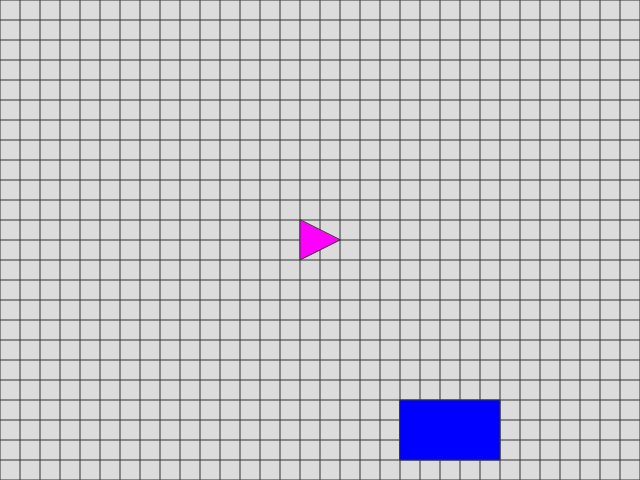
Frame 1 (no input)
Frame 60 (no input): identical to frame 1, image omitted
Frame 120 (the mouse pressed at the canvas centre since frame 60): identical to frame 1, image omitted

The p5.js sketch that drew this single still picture (run headless with seeded random() and noise() and a simulated clock; from frame 60 on, the mouse is pressed at the canvas centre):

// p5.js sketch
// ── sketch.js
let mover;
let obstacle;
let grid;
let grid_x_rel;

function setup() {
  createCanvas(640, 480);

  pos_relative = createVector();
  mover = new Mover();
  obstacle = new Obstacle();
  grid = new Grid();
}

function draw() {
  background(220);
  grid.drawLines();
  grid.pos.sub(mover.vel);
  mover.turn();
  mover.update();
  mover.show();
  obstacle.show(grid, 400, 400);
  console.log(grid.pos);
}

function keyPressed() {
  if (keyCode == RIGHT_ARROW) {
    mover.setRotaion(0.1);
  } else if (keyCode == LEFT_ARROW) {
    mover.setRotaion(-0.1);
  } else if (keyCode == UP_ARROW) {
    mover.boosting(true);
  } else if ((keyCode = 229)) {
    //lasers.push(new Laser(ship.pos, ship.heading));
  }
}

function keyReleased() {
  if (keyCode == RIGHT_ARROW || keyCode == LEFT_ARROW) {
    mover.setRotaion(0);
  }
  if (keyCode == UP_ARROW) {
    mover.boosting(false);
  }
}

// ── asteroids.js
function Asteroid(grid, x, y) {
  this.pos = createVector(x, y);
  this.vel = p5.Vector.random2D();
  this.r = random(25, 50);
  this.total = floor(random(10, 15));
  this.offset = [];

  for (let i = 0; i < this.total; i++) {
    this.offset[i] = random(-15, 15);
  }

  this.update = function () {
    //this.pos.add(this.vel);
  };

  this.render = function () {
    let p = createVector(
      grid.pos.x + grid.width / 2 + x,
      grid.pos.y + grid.height / 2 + y
    );

    point(grid.pos.x + grid.width / 2 + x, grid.pos.y + grid.height / 2 + y);
    
    // push();
    // stroke(255);
    // noFill();
    // translate(p.x, p.y);
    // beginShape();
    // for (var i = 0; i < this.total; i++) {
    //   var angle = map(i, 0, this.total, 0, TWO_PI);
    //   var r = this.r + this.offset[i];
    //   var x = r * cos(angle);
    //   var y = r * sin(angle);
    //   vertex(x, y);
    // }
    // endShape(CLOSE);
    // pop();
  };

  this.edges = function () {
    if (this.pos.x > width + this.r) {
      this.pos.x = -this.r;
    }
    if (this.pos.x < -this.r) {
      this.pos.x = width + this.r;
    }
    if (this.pos.y > height + this.r) {
      this.pos.y = -this.r;
    }
    if (this.pos.y < -this.r) {
      this.pos.y = height + this.r;
    }
  };
}

// ── grid.js
function Grid() {
  this.width = 1000;
  this.height = 1000;
  this.pos = createVector(width/2, height/2);
  this.pos.x = this.pos.x - width / 2;
  this.pos.y = this.pos.y - height / 2;

  this.drawLines = function () {
    this.x_rel = this.pos.x;
    this.y_rel = this.pos.y;
    let scl = 20;
    stroke(51);
    for (var i = 0; i < this.width / scl + 1; i++) {
      line(
        this.x_rel,
        this.y_rel + scl * i,
        this.x_rel + this.width,
        this.y_rel + scl * i
      );
      line(
        this.x_rel + scl * i,
        this.y_rel,
        this.x_rel + scl * i,
        this.y_rel + this.height
      );
    }
  };
}

// ── laser.js
function Laser(_grid, ship) {
  this.grid = _grid;
  this.pos = createVector();
  this.startPos = createVector();
  this.posInGrid = ship.relPos.copy();
  this.vel = p5.Vector.fromAngle(-ship.heading);

  // this.startPos.x = this.posInGrid.x  + (ship.r * cos(ship.heading));
  // this.startPos.y = this.posInGrid.y + (ship.r * sin(ship.heading));
  
  // this.posInGrid.add(this.startPos);

  this.pos.x = this.grid.pos.x + this.grid.width / 2 + this.posInGrid.x;
  this.pos.y = this.grid.pos.y + this.grid.height / 2 - this.posInGrid.y;

  this.update = function () {
    // this.pos.x = this.grid.pos.x + this.grid.width / 2 + this.posInGrid.x;
    // this.pos.y = this.grid.pos.y + this.grid.height / 2 - this.posInGrid.y;
    
    
    this.posInGrid.add(this.vel);
     
  };

  this.show = function () {
    push();
    stroke(0, 255, 0);
    strokeWeight(4);
    //translate(this.pos.x/2, this.pos.y/2);
    point(this.pos.x, this.pos.y);
    pop();
  };
}
// ── mover.js
function Mover() {
  this.width = 50;
  this.height = 100;

  this.pos = createVector(width / 2, height / 2);
  this.vel = createVector(0, 0);
  this.acc = createVector(0, 0);

  this.r = 20;
  this.heading = 0;
  this.rotation = 0;
  this.isBoosting = false;

  this.boost = function () {
    var force = p5.Vector.fromAngle(this.heading);
    this.vel.add(force.mult(0.1));
    this.vel.limit(5);
  };

  this.update = function () {
    if (this.isBoosting) {
      this.boost();
    }
    this.vel.mult(0.99);
  };

  this.show = function () {
    push();
    fill(255, 0, 255);
    translate(this.pos.x, this.pos.y);
    rotate(this.heading + PI / 2);
    triangle(-this.r, this.r, this.r, this.r, 0, -this.r);
    pop();
  };

  this.boosting = function (b) {
    this.isBoosting = b;
  };

  this.setRotaion = function (a) {
    this.rotation = a;
  };

  this.turn = function () {
    this.heading += this.rotation;
  };
}

// ── obstacle.js
function Obstacle() {
  this.width = 100;
  this.height = 60;
  this.pos = createVector(500, 400 - this.height);

  this.show = function (grid, _x, _y) {
    fill(0, 0, 255);
    rect(
      grid.pos.x + _x,
      grid.pos.y+ _y,
      this.width,
      this.height
    );
  };
}

// ── polyshape.js
function PolyShape(grid) {
  var hit = false;
  const poly = [];

  this.update = function () {
    poly[0] = createVector(
      grid.pos.x + grid.width / 2 + 200,
      grid.pos.y + grid.height / 2 + 331
    );
    poly[1] = createVector(
      grid.pos.x + grid.width / 2 + 110,
      grid.pos.y + grid.height / 2 + 211
    );
    poly[2] = createVector(
      grid.pos.x + grid.width / 2 + 120,
      grid.pos.y + grid.height / 2 + 123
    );
    poly[3] = createVector(
      grid.pos.x + grid.width / 2 + 490,
      grid.pos.y + grid.height / 2 + 133
    );
  };

  this.show = function () {
    fill(0, 255, 0);
    beginShape();
    for (const { x, y } of poly) vertex(x, y);
    endShape(CLOSE);

    circle(mouseX, mouseY, 10);

    hit = collidePointPoly(mouseX, mouseY, poly);
    stroke(hit ? color("red") : 0);
    //print("colliding?", hit);
  };
}
